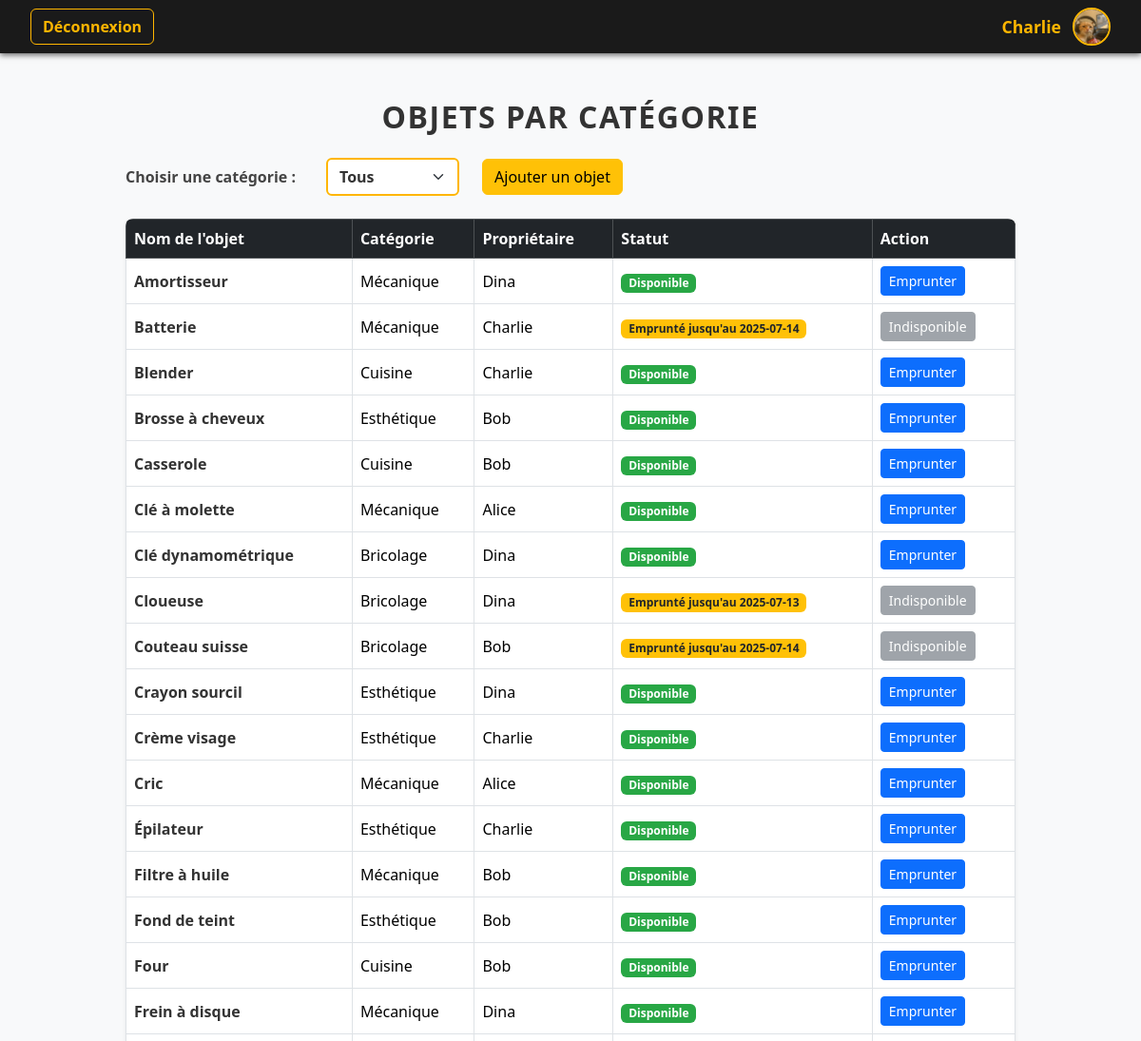
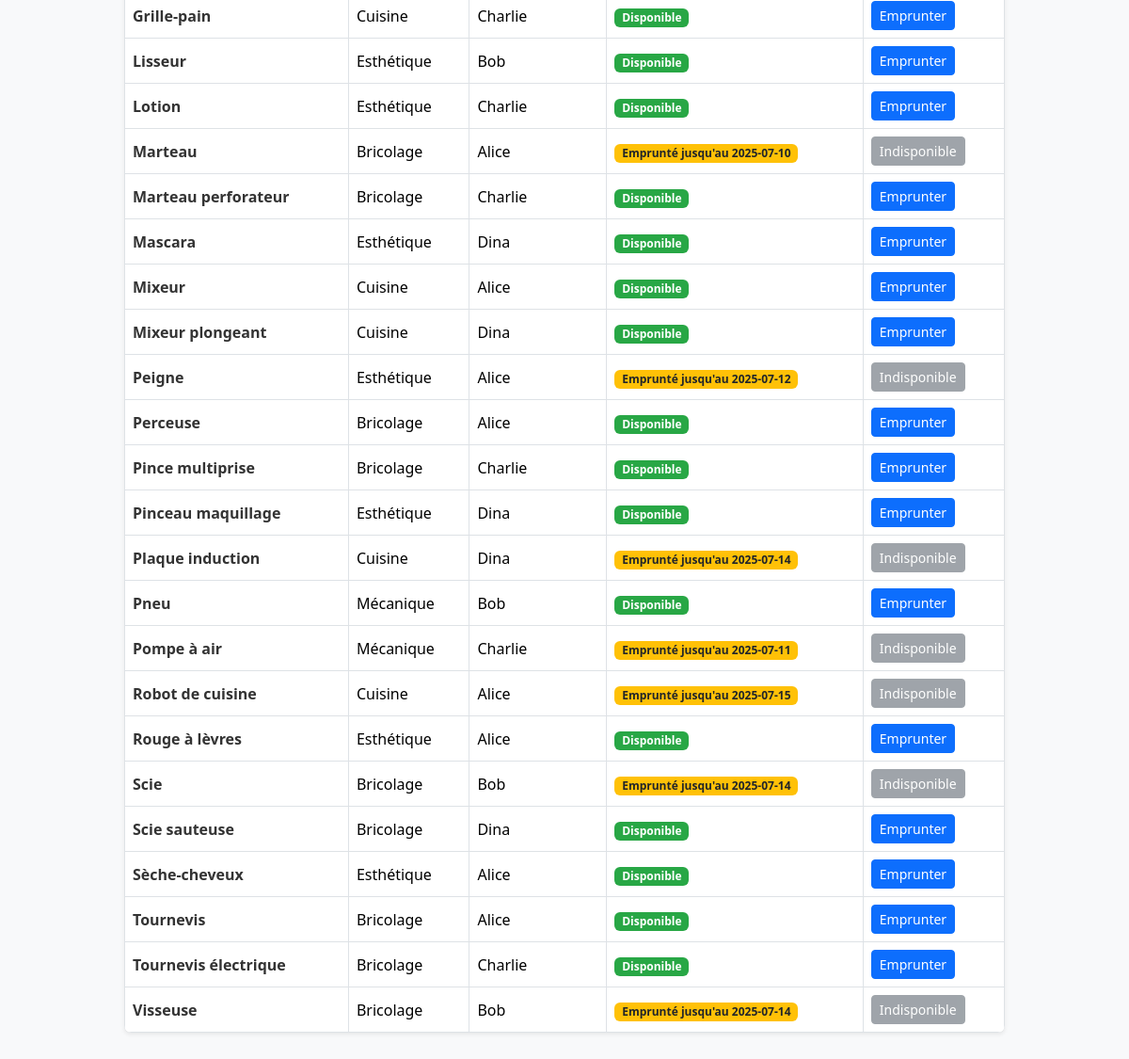
The page /pages/accueil.php (signed in) on the database its author committed (2 pictures, top to bottom).
### tables this page shows
CREATE TABLE emprunts_membre (
    id_membre INT AUTO_INCREMENT PRIMARY KEY,
    nom VARCHAR(100),
    date_naissance DATE,
    genre VARCHAR(150),
    email VARCHAR(150),
    ville VARCHAR(100),
    mdp VARCHAR(255),
    image_profil VARCHAR(255)
);

CREATE TABLE emprunts_objet (
    id_objet INT AUTO_INCREMENT PRIMARY KEY,
    nom_objet VARCHAR(100),
    id_categorie INT,
    id_membre INT,
    FOREIGN KEY (id_categorie) REFERENCES emprunts_categorie_objet(id_categorie),
    FOREIGN KEY (id_membre) REFERENCES emprunts_membre(id_membre)
);

### inc/fonctions.php (called while the page is built, shortened)
<?php
function getNom($id)
{
    $connect = dbconnect();
    $req = "SELECT nom FROM emprunts_membre WHERE id_membre = '$id'";
    $result = mysqli_query($connect, $req);
    if (!$result)
    {
        die('Erreur de requête : ' . mysqli_error($connect));
    }
    else
    {
        while ($row = mysqli_fetch_assoc($result))
        {
            $nom = $row['nom'];
        }
        return $nom;
    }
}
function getPhoto($id)
{
    $connect = dbconnect();
    $req = "SELECT image_profil FROM emprunts_membre WHERE id_membre = $id";
    $res = mysqli_query($connect, $req);
    if ($res && $row = mysqli_fetch_assoc($res))
    {
        return $row['image_profil'];
    }
    return null;
}
?>

### pages/accueil.php (the view, shortened to what this page needs)
<?php
require_once '../inc/fonctions.php';
$ID = $_SESSION['id'];
$nom = getNom($ID);
$photo = getPhoto($ID);
$categorie = isset($_GET['categorie']) ? $_GET['categorie'] : 'tous';
$emprunts = [];
if ($categorie === 'tous')
{
    $connect = dbconnect();
    $req = "SELECT * FROM vue_objets_emprunt ORDER BY nom_objet";
    $result = mysqli_query($connect, $req);
    while ($row = mysqli_fetch_assoc($result))
    {
        $emprunts[] =
        [
            'id_objet' => $row['id_objet'],
            'nom_objet' => $row['nom_objet'],
            'nom_categorie' => $row['nom_categorie'],
            'proprietaire' => $row['proprietaire'],
            'date_retour' => $row['date_retour']
        ];
    }
}
elseif ($categorie !== '')
{
    $emprunts = getAllEmprunts($categorie);
}
?>
<!DOCTYPE html>
<html lang="fr">
<head>
  <link href="../bootstrap/css/bootstrap.min.css" rel="stylesheet" />
  <link rel="stylesheet" href="../assets/css/style.css">
</head>
<body class="bg-light text-dark">
<nav class="navbar navbar-expand-lg">
  <div class="container-fluid px-3">
    <div class="d-flex align-items-center me-auto">
      <a href="deconnexion.php" class="btn btn-outline-light">Déconnexion</a>
    </div>
    <div class="d-flex align-items-center">
      <span class="username"><?= htmlspecialchars($nom) ?></span>
      <img src="../assets/upload/<?= htmlspecialchars($photo ?: 'default.jpg') ?>" alt="Profil" class="rounded-circle" width="40" height="40" />
    </div>
  </div>
</nav>
<div class="container py-5">
  <h2>Objets par catégorie</h2>
  <form method="GET" class="mb-4 d-flex align-items-center gap-3">
    <label for="categorie" class="form-label mb-0">Choisir une catégorie :</label>
    <select name="categorie" id="categorie" class="form-select w-auto d-inline-block" onchange="this.form.submit()">
      <option value="tous" <?= ($categorie === 'tous') ? 'selected' : '' ?>>Tous</option>
    </select>
    <a href="ajouter.php">
    <button type="button" class="btn btn-warning ms-2">
        Ajouter un objet
      </button>
    </a>
  </form>
  <?php if (!empty($emprunts)): ?>
    <div class="table-responsive shadow-sm rounded">
      <table class="table table-bordered table-hover align-middle mb-0">
        <thead class="table-dark">
          <tr>
            <th>Nom de l'objet</th>
            <th>Catégorie</th>
            <th>Propriétaire</th>
            <th>Statut</th>
            <th>Action</th>
          </tr>
        </thead>
        <tbody>
          <?php foreach ($emprunts as $obj): ?>
            <tr>
              <td>
                <a href="fiche-objet.php?id_objet=<?= $obj['id_objet'] ?>" class="text-decoration-none">
                  <?= htmlspecialchars($obj['nom_objet']) ?>
                </a>
              </td>
              <td><?= htmlspecialchars($obj['nom_categorie']) ?></td>
              <td><?= htmlspecialchars($obj['proprietaire']) ?></td>
              <td>
                <?php if ($obj['date_retour'] === null): ?>
                  <span class="badge bg-success">Disponible</span>
                <?php else: ?>
                  <span class="badge bg-warning text-dark">
                    Emprunté jusqu'au <?= htmlspecialchars($obj['date_retour']) ?>
                  </span>
                <?php endif; ?>
              </td>
              <td>
              <?php if ($obj['date_retour'] === null): ?>
                <a href="emprunter.php?id_objet=<?= $obj['id_objet'] ?>" class="btn btn-sm btn-primary">Emprunter</a>
              <?php else: ?>
                <button class="btn btn-sm btn-secondary" disabled>Indisponible</button>
              <?php endif; ?>
            </td>
            </tr>
          <?php endforeach; ?>
        </tbody>
      </table>
    </div>
  <?php elseif ($categorie !== ''): ?>
    <div class="alert alert-info">Aucun objet trouvé pour cette catégorie.</div>
  <?php endif; ?>
</div>
</body>
</html>

### assets/css/style.css (style rules this page uses)
nav.navbar { background-color: #1a1a1a; padding: 0.5rem 1rem; box-shadow: 0 2px 6px rgba(0,0,0,0.6); }
nav.navbar a.btn-outline-light { border-color: #ffb600; color: #ffb600; font-weight: 600; transition: background-color 0.3s, color 0.3s; }
nav.navbar .username { color: #ffb600; font-weight: 700; margin-right: 0.75rem; font-size: 1.1rem; white-space: nowrap; }
nav.navbar img { border: 2px solid #ffb600; }
.container { max-width: 960px; }
h2 { color: #333; font-weight: 700; margin-bottom: 1.5rem; text-align: center; text-transform: uppercase; letter-spacing: 1.5px; }
label.form-label { font-weight: 600; color: #444; margin-right: 1rem; }
select.form-select { max-width: 220px; border: 2px solid #ffb600; font-weight: 600; color: #333; transition: border-color 0.3s; }
table.table { background-color: white; border-radius: 0.5rem; overflow: hidden; box-shadow: 0 3px 8px rgba(0,0,0,0.15); }
thead.table-dark { background-color: #222; color: #ffb600; font-weight: 700; }
tbody td a { color: #333; font-weight: 600; text-decoration: none; transition: color 0.3s; }
.badge.bg-success { background-color: #28a745 !important; font-weight: 600; }
.badge.bg-warning { background-color: #ffc107 !important; color: #212529 !important; font-weight: 600; }

### rows shown on the page
emprunts_membre: nom "Charlie", image_profil (placeholder picture)
emprunts_objet: nom_objet "Amortisseur", nom_categorie "Mécanique", proprietaire "Dina", shows "Disponible"
emprunts_objet: nom_objet "Batterie", nom_categorie "Mécanique", proprietaire "Charlie", date_retour "2025-07-14", shows "Indisponible"
emprunts_objet: nom_objet "Blender", nom_categorie "Cuisine", proprietaire "Charlie", shows "Disponible"
emprunts_objet: nom_objet "Brosse à cheveux", nom_categorie "Esthétique", proprietaire "Bob", shows "Disponible"
emprunts_objet: nom_objet "Casserole", nom_categorie "Cuisine", proprietaire "Bob", shows "Disponible"
emprunts_objet: nom_objet "Clé à molette", nom_categorie "Mécanique", proprietaire "Alice", shows "Disponible"
emprunts_objet: nom_objet "Clé dynamométrique", nom_categorie "Bricolage", proprietaire "Dina", shows "Disponible"
emprunts_objet: nom_objet "Cloueuse", nom_categorie "Bricolage", proprietaire "Dina", date_retour "2025-07-13", shows "Indisponible"
emprunts_objet: nom_objet "Couteau suisse", nom_categorie "Bricolage", proprietaire "Bob", date_retour "2025-07-14", shows "Indisponible"
emprunts_objet: nom_objet "Crayon sourcil", nom_categorie "Esthétique", proprietaire "Dina", shows "Disponible"
emprunts_objet: nom_objet "Crème visage", nom_categorie "Esthétique", proprietaire "Charlie", shows "Disponible"
emprunts_objet: nom_objet "Cric", nom_categorie "Mécanique", proprietaire "Alice", shows "Disponible"
emprunts_objet: nom_objet "Épilateur", nom_categorie "Esthétique", proprietaire "Charlie", shows "Disponible"
emprunts_objet: nom_objet "Filtre à huile", nom_categorie "Mécanique", proprietaire "Bob", shows "Disponible"
emprunts_objet: nom_objet "Fond de teint", nom_categorie "Esthétique", proprietaire "Bob", shows "Disponible"
emprunts_objet: nom_objet "Four", nom_categorie "Cuisine", proprietaire "Bob", shows "Disponible"
emprunts_objet: nom_objet "Frein à disque", nom_categorie "Mécanique", proprietaire "Dina", shows "Disponible"
emprunts_objet: nom_objet "Grille-pain", nom_categorie "Cuisine", proprietaire "Charlie", shows "Disponible"
emprunts_objet: nom_objet "Lisseur", nom_categorie "Esthétique", proprietaire "Bob", shows "Disponible"
emprunts_objet: nom_objet "Lotion", nom_categorie "Esthétique", proprietaire "Charlie", shows "Disponible"
emprunts_objet: nom_objet "Marteau", nom_categorie "Bricolage", proprietaire "Alice", date_retour "2025-07-10", shows "Indisponible"
emprunts_objet: nom_objet "Marteau perforateur", nom_categorie "Bricolage", proprietaire "Charlie", shows "Disponible"
emprunts_objet: nom_objet "Mascara", nom_categorie "Esthétique", proprietaire "Dina", shows "Disponible"
emprunts_objet: nom_objet "Mixeur", nom_categorie "Cuisine", proprietaire "Alice", shows "Disponible"
emprunts_objet: nom_objet "Mixeur plongeant", nom_categorie "Cuisine", proprietaire "Dina", shows "Disponible"
emprunts_objet: nom_objet "Peigne", nom_categorie "Esthétique", proprietaire "Alice", date_retour "2025-07-12", shows "Indisponible"
emprunts_objet: nom_objet "Perceuse", nom_categorie "Bricolage", proprietaire "Alice", shows "Disponible"
emprunts_objet: nom_objet "Pince multiprise", nom_categorie "Bricolage", proprietaire "Charlie", shows "Disponible"
emprunts_objet: nom_objet "Pinceau maquillage", nom_categorie "Esthétique", proprietaire "Dina", shows "Disponible"
emprunts_objet: nom_objet "Plaque induction", nom_categorie "Cuisine", proprietaire "Dina", date_retour "2025-07-14", shows "Indisponible"
emprunts_objet: nom_objet "Pneu", nom_categorie "Mécanique", proprietaire "Bob", shows "Disponible"
emprunts_objet: nom_objet "Pompe à air", nom_categorie "Mécanique", proprietaire "Charlie", date_retour "2025-07-11", shows "Indisponible"
emprunts_objet: nom_objet "Robot de cuisine", nom_categorie "Cuisine", proprietaire "Alice", date_retour "2025-07-15", shows "Indisponible"
emprunts_objet: nom_objet "Rouge à lèvres", nom_categorie "Esthétique", proprietaire "Alice", shows "Disponible"
emprunts_objet: nom_objet "Scie", nom_categorie "Bricolage", proprietaire "Bob", date_retour "2025-07-14", shows "Indisponible"
emprunts_objet: nom_objet "Scie sauteuse", nom_categorie "Bricolage", proprietaire "Dina", shows "Disponible"
emprunts_objet: nom_objet "Sèche-cheveux", nom_categorie "Esthétique", proprietaire "Alice", shows "Disponible"
emprunts_objet: nom_objet "Tournevis", nom_categorie "Bricolage", proprietaire "Alice", shows "Disponible"
emprunts_objet: nom_objet "Tournevis électrique", nom_categorie "Bricolage", proprietaire "Charlie", shows "Disponible"
emprunts_objet: nom_objet "Visseuse", nom_categorie "Bricolage", proprietaire "Bob", date_retour "2025-07-14", shows "Indisponible"
